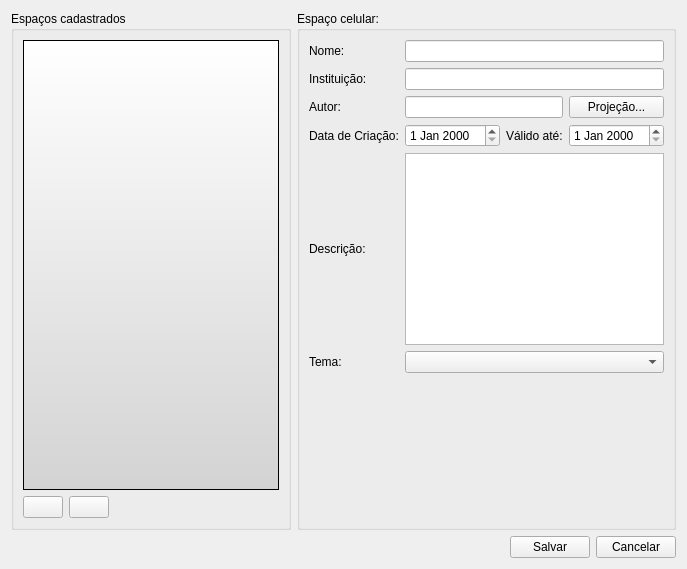
      <widget class="QWidget" name="tab">
       <attribute name="title">
        <string>Espaços Celulares</string>
       </attribute>
       <layout class="QGridLayout" name="gridLayout_2">
        <item row="0" column="0" rowspan="2">
         <widget class="QGroupBox" name="groupBox_36">
          <property name="title">
           <string>Espaços cadastrados</string>
          </property>
          <layout class="QVBoxLayout" name="verticalLayout">
           <item>
            <widget class="QListWidget" name="cellularSpaceListWidget">
             <property name="minimumSize">
              <size>
               <width>180</width>
               <height>0</height>
              </size>
             </property>
             <property name="styleSheet">
              <string notr="true">background: qlineargradient(x1: 0, y1: 0, x2: 0, y2: 1, stop: 0 white, stop: 1 lightgray);</string>
             </property>
            </widget>
           </item>
           <item>
            <layout class="QHBoxLayout" name="horizontalLayout_2">
             <item>
              <widget class="QPushButton" name="cellularSpaceInsertBtn">
               <property name="toolTip">
                <string>&lt;!DOCTYPE HTML PUBLIC &quot;-//W3C//DTD HTML 4.0//EN&quot; &quot;http://www.w3.org/TR/REC-html40/strict.dtd&quot;&gt;
&lt;html&gt;&lt;head&gt;&lt;meta name=&quot;qrichtext&quot; content=&quot;1&quot; /&gt;&lt;style type=&quot;text/css&quot;&gt;
p, li { white-space: pre-wrap; }
&lt;/style&gt;&lt;/head&gt;&lt;body style=&quot; font-family:'MS Shell Dlg 2'; font-size:8.25pt; font-weight:400; font-style:normal;&quot;&gt;
&lt;p style=&quot; margin-top:0px; margin-bottom:0px; margin-left:0px; margin-right:0px; -qt-block-indent:0; text-indent:0px;&quot;&gt;&lt;span style=&quot; font-size:8pt;&quot;&gt;Adiciona novo espaço celular&lt;/span&gt;&lt;/p&gt;&lt;/body&gt;&lt;/html&gt;</string>
               </property>
               <property name="text">
                <string/>
               </property>
               <property name="icon">
                <iconset resource="icons.qrc">
                 <normaloff>:/data/icons/espaco_celular_mais.png</normaloff>:/data/icons/espaco_celular_mais.png</iconset>
               </property>
              </widget>
             </item>
             <item>
              <widget class="QPushButton" name="cellularSpaceDeleteBtn">
               <property name="toolTip">
                <string>&lt;!DOCTYPE HTML PUBLIC &quot;-//W3C//DTD HTML 4.0//EN&quot; &quot;http://www.w3.org/TR/REC-html40/strict.dtd&quot;&gt;
&lt;html&gt;&lt;head&gt;&lt;meta name=&quot;qrichtext&quot; content=&quot;1&quot; /&gt;&lt;style type=&quot;text/css&quot;&gt;
p, li { white-space: pre-wrap; }
&lt;/style&gt;&lt;/head&gt;&lt;body style=&quot; font-family:'MS Shell Dlg 2'; font-size:8.25pt; font-weight:400; font-style:normal;&quot;&gt;
&lt;p style=&quot; margin-top:0px; margin-bottom:0px; margin-left:0px; margin-right:0px; -qt-block-indent:0; text-indent:0px;&quot;&gt;&lt;span style=&quot; font-size:8pt;&quot;&gt;Remove o espaço celular selecionado&lt;/span&gt;&lt;/p&gt;&lt;/body&gt;&lt;/html&gt;</string>
               </property>
               <property name="text">
                <string/>
               </property>
               <property name="icon">
                <iconset resource="icons.qrc">
                 <normaloff>:/data/icons/espaco_celular_menos.png</normaloff>:/data/icons/espaco_celular_menos.png</iconset>
               </property>
              </widget>
             </item>
             <item>
              <spacer name="horizontalSpacer">
               <property name="orientation">
                <enum>Qt::Horizontal</enum>
               </property>
               <property name="sizeHint" stdset="0">
                <size>
                 <width>40</width>
                 <height>20</height>
                </size>
               </property>
              </spacer>
             </item>
            </layout>
           </item>
          </layout>
         </widget>
        </item>
        <item row="0" column="1" rowspan="2">
         <widget class="QGroupBox" name="groupBox_37">
          <property name="title">
           <string>Espaço celular: </string>
          </property>
          <layout class="QGridLayout" name="_3">
           <item row="0" column="0">
            <widget class="QLabel" name="label_95">
             <property name="text">
              <string>Nome:</string>
             </property>
            </widget>
           </item>
           <item row="0" column="1" colspan="3">
            <widget class="QLineEdit" name="cellularSpaceNameLed"/>
           </item>
           <item row="1" column="0">
            <widget class="QLabel" name="label_96">
             <property name="text">
              <string>Instituição:</string>
             </property>
            </widget>
           </item>
           <item row="1" column="1" colspan="3">
            <widget class="QLineEdit" name="cellularSpaceInstitutionLed"/>
           </item>
           <item row="2" column="0">
            <widget class="QLabel" name="label_97">
             <property name="text">
              <string>Autor:</string>
             </property>
            </widget>
           </item>
           <item row="2" column="1" colspan="2">
            <widget class="QLineEdit" name="cellularSpaceAuthorLed"/>
           </item>
           <item row="2" column="3">
            <widget class="QPushButton" name="projectionCellularSpaceBtn">
             <property name="toolTip">
              <string>&lt;html&gt;&lt;head&gt;&lt;meta name=&quot;qrichtext&quot; content=&quot;1&quot; /&gt;&lt;style type=&quot;text/css&quot;&gt;
p, li { white-space: pre-wrap; }
&lt;/style&gt;&lt;/head&gt;&lt;body style=&quot; font-family:'MS Shell Dlg 2'; font-size:8.25pt; font-weight:400; font-style:normal;&quot;&gt;
&lt;p style=&quot; margin-top:0px; margin-bottom:0px; margin-left:0px; margin-right:0px; -qt-block-indent:0; text-indent:0px;&quot;&gt;Alterar a projeção dos dados&lt;/p&gt;&lt;/body&gt;&lt;/html&gt;</string>
             </property>
             <property name="text">
              <string>Projeção...</string>
             </property>
             <property name="icon">
              <iconset resource="icons.qrc">
               <normaloff>:/global/icons/PROJECAO.png</normaloff>:/global/icons/PROJECAO.png</iconset>
             </property>
            </widget>
           </item>
           <item row="3" column="0">
            <widget class="QLabel" name="label_98">
             <property name="text">
              <string>Data de Criação:</string>
             </property>
            </widget>
           </item>
           <item row="3" column="1">
            <widget class="QDateEdit" name="cellularSpaceCreationDateDed"/>
           </item>
           <item row="3" column="2">
            <widget class="QLabel" name="label_99">
             <property name="text">
              <string>Válido até:</string>
             </property>
            </widget>
           </item>
           <item row="3" column="3">
            <widget class="QDateEdit" name="cellularSpaceExpirationDateDed"/>
           </item>
           <item row="4" column="0">
            <widget class="QLabel" name="label_100">
             <property name="text">
              <string>Descrição:</string>
             </property>
            </widget>
           </item>
           <item row="4" column="1" colspan="3">
            <widget class="QTextEdit" name="cellularSpaceDescriptionTed"/>
           </item>
           <item row="5" column="0">
            <widget class="QLabel" name="label_101">
             <property name="text">
              <string>Tema:</string>
             </property>
            </widget>
           </item>
           <item row="5" column="1" colspan="3">
            <widget class="QStackedWidget" name="stwgCellularSpaceTheme">
             <property name="currentIndex">
              <number>0</number>
             </property>
             <widget class="QWidget" name="page_7">
              <layout class="QGridLayout" name="_4">
               <property name="margin">
                <number>0</number>
               </property>
               <property name="spacing">
                <number>0</number>
               </property>
               <item row="0" column="0">
                <widget class="QComboBox" name="cboBoxCellularSpaceTheme"/>
               </item>
              </layout>
             </widget>
             <widget class="QWidget" name="page_8">
              <layout class="QGridLayout" name="_5">
               <property name="margin">
                <number>0</number>
               </property>
               <property name="spacing">
                <number>0</number>
               </property>
               <item row="0" column="0">
                <widget class="QLineEdit" name="ledCellularSpaceThemeName">
                 <property name="enabled">
                  <bool>false</bool>
                 </property>
                </widget>
               </item>
              </layout>
             </widget>
            </widget>
           </item>
           <item row="6" column="1">
            <spacer name="verticalSpacer_2">
             <property name="orientation">
              <enum>Qt::Vertical</enum>
             </property>
             <property name="sizeHint" stdset="0">
              <size>
               <width>20</width>
               <height>145</height>
              </size>
             </property>
            </spacer>
           </item>
          </layout>
         </widget>
        </item>
        <item row="2" column="0" colspan="2">
         <layout class="QHBoxLayout" name="_2">
          <item>
           <spacer>
            <property name="orientation">
             <enum>Qt::Horizontal</enum>
            </property>
            <property name="sizeHint" stdset="0">
             <size>
              <width>71</width>
              <height>20</height>
             </size>
            </property>
           </spacer>
          </item>
          <item>
           <widget class="QPushButton" name="cellularSpaceSaveBtn">
            <property name="toolTip">
             <string>&lt;html&gt;&lt;head&gt;&lt;meta name=&quot;qrichtext&quot; content=&quot;1&quot; /&gt;&lt;style type=&quot;text/css&quot;&gt;
p, li { white-space: pre-wrap; }
&lt;/style&gt;&lt;/head&gt;&lt;body style=&quot; font-family:'MS Shell Dlg 2'; font-size:8.25pt; font-weight:400; font-style:normal;&quot;&gt;
&lt;p style=&quot; margin-top:0px; margin-bottom:0px; margin-left:0px; margin-right:0px; -qt-block-indent:0; text-indent:0px;&quot;&gt;Salvar alterações&lt;/p&gt;&lt;/body&gt;&lt;/html&gt;</string>
            </property>
            <property name="text">
             <string>Salvar</string>
            </property>
            <property name="icon">
             <iconset resource="../../admin/ui/icons.qrc">
              <normaloff>:/global/icons/ok.png</normaloff>:/global/icons/ok.png</iconset>
            </property>
           </widget>
          </item>
          <item>
           <widget class="QPushButton" name="cellularSpaceCancelBtn">
            <property name="toolTip">
             <string>&lt;html&gt;&lt;head&gt;&lt;meta name=&quot;qrichtext&quot; content=&quot;1&quot; /&gt;&lt;style type=&quot;text/css&quot;&gt;
p, li { white-space: pre-wrap; }
&lt;/style&gt;&lt;/head&gt;&lt;body style=&quot; font-family:'MS Shell Dlg 2'; font-size:8.25pt; font-weight:400; font-style:normal;&quot;&gt;
&lt;p style=&quot; margin-top:0px; margin-bottom:0px; margin-left:0px; margin-right:0px; -qt-block-indent:0; text-indent:0px; font-size:8pt;&quot;&gt;Cancelar alterações&lt;/p&gt;&lt;/body&gt;&lt;/html&gt;</string>
            </property>
            <property name="text">
             <string>Cancelar</string>
            </property>
            <property name="icon">
             <iconset resource="../../admin/ui/icons.qrc">
              <normaloff>:/global/icons/cancel.png</normaloff>:/global/icons/cancel.png</iconset>
            </property>
           </widget>
          </item>
         </layout>
        </item>
       </layout>
      </widget>
